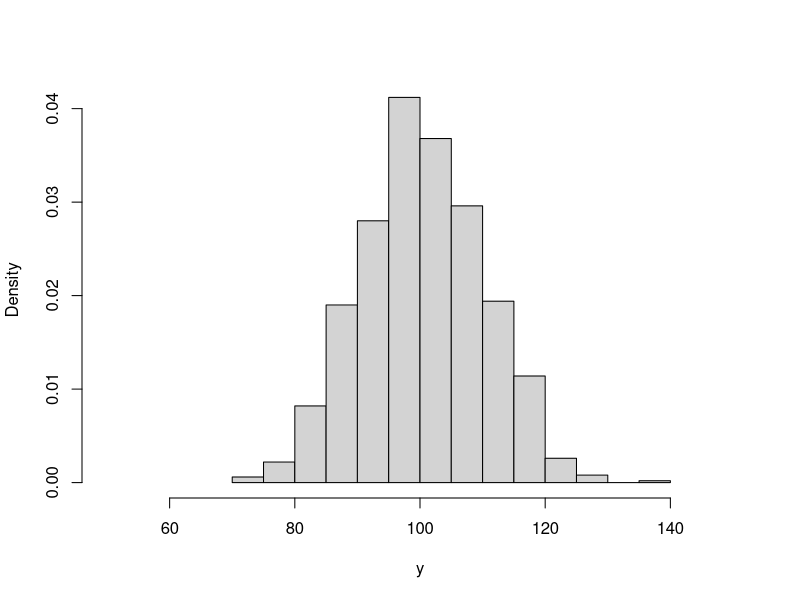
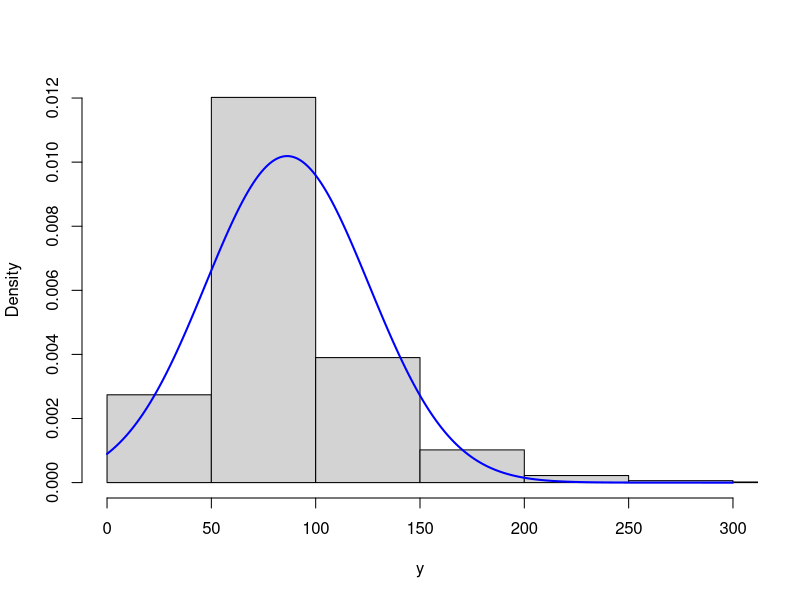
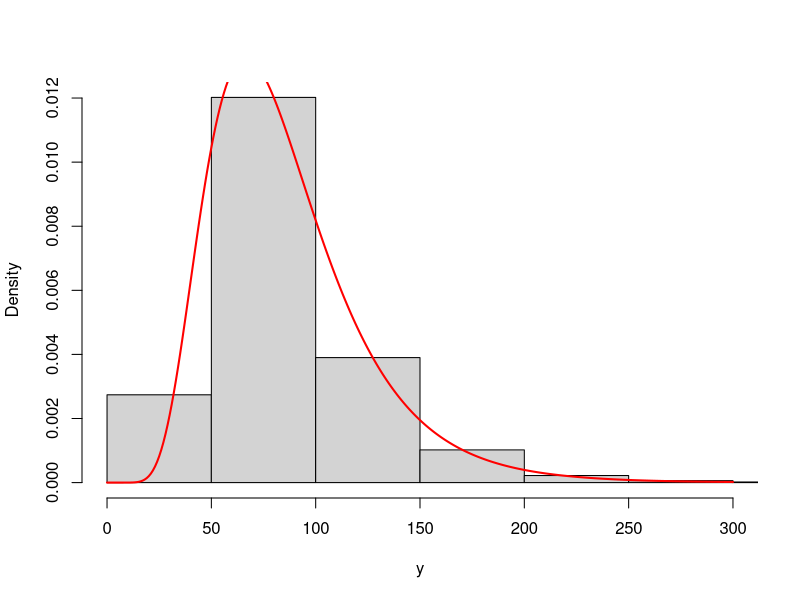

Write the R code that produced these figures, in order.
## ---- chunk 1
y <- rnorm(1000, 100, 10)
hist(y, xlim=c(50,150), main="", probability=TRUE)
## ---- chunk 2
sum(dnorm(y,80,10,log=T))
## ---- chunk 3
y <- rlnorm(1000, log(80), 0.4)
hist(y, main="", probability=T, xlim=c(0,300))
lines(c(0:300),dnorm(c(0:300),mean(y),sd(y)),col="blue",lwd=2)
## ---- chunk 4
hist(y, main="", probability=T, xlim=c(0,300))
lines(c(0:300),dlnorm(c(0:300),mean(log(y)),sd(log(y))),col="red",lwd=2)
